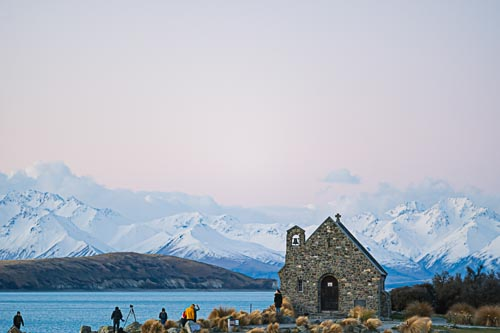
#> input picture python_source/OpenCV/lake.jpg, 500 x 333 px
$ python addImage.py
#> lines starting #> are read from the running program, lines starting #| are printed output that depends on the picture
import numpy as np
import cv2

def addImage(imgfile1, imgfile2):
#> called with imgfile1 = 'lake.jpg', imgfile2 = 'stars.jpg'
    img1 = cv2.imread(imgfile1)
#> img1 is the input picture: shape (333, 500, 3); mean B, G, R 191.4, 180, 172.8
    img2 = cv2.imread(imgfile2)
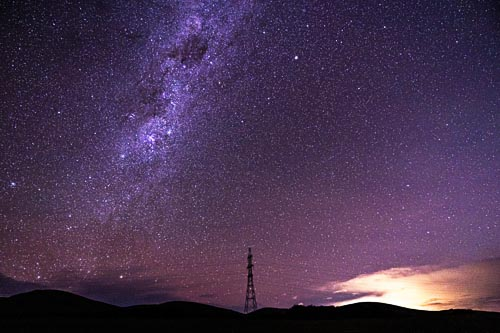
#> input picture python_source/OpenCV/stars.jpg, 500 x 333 px
#> img2 is the input picture: shape (333, 500, 3); mean B, G, R 82.4, 52.6, 73.4

    cv2.imshow('img1', img1)
    cv2.imshow('img2', img2)

    add_img1 = img1 + img2
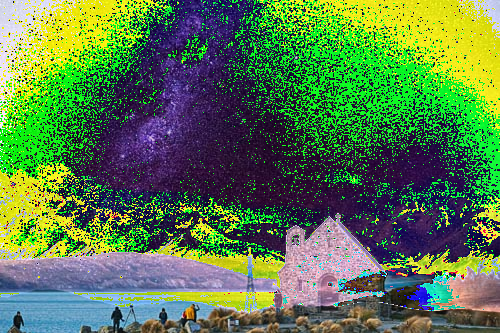
#> add_img1: shape (333, 500, 3); mean B, G, R 76.2, 122.4, 89.7
    add_img2 = cv2.add(img1, img2)
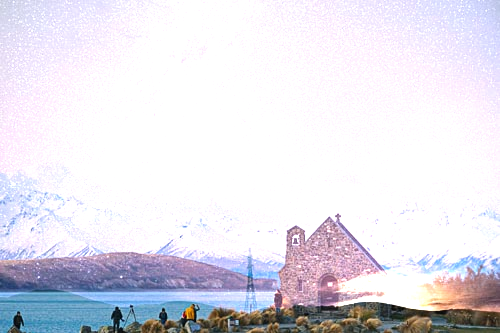
#> add_img2: shape (333, 500, 3); mean B, G, R 233.9, 224.4, 226.4

    cv2.imshow('img1 + img2', add_img1)
    cv2.imshow('add(img1, img2)', add_img2)

    cv2.waitKey(0)
    cv2.destroyAllWindows()

addImage('lake.jpg', 'stars.jpg')
